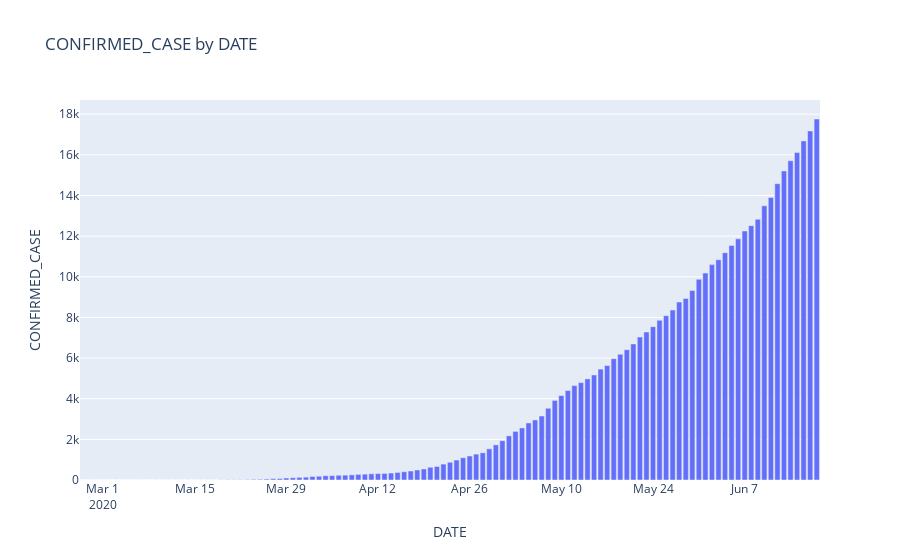

Notebook code cell kept with this figure:
### Markdown cell above
WHAT WERE THE CONFIRMED CASES ACROSS THE YEAR?

### Code cell
import pandas as pd

if isinstance(df, (pd.DatetimeIndex, pd.MultiIndex)):
	df = df.to_frame(index=False)

# remove any pre-existing indices for ease of use in the D-Tale code, but this is not required
df = df.reset_index().drop('index', axis=1, errors='ignore')
df.columns = [str(c) for c in df.columns]  # update columns to strings in case they are numbers

chart_data = pd.concat([
	df['DATE'],
	df['CONFIRMED_CASE'],
], axis=1)
chart_data = chart_data.sort_values(['DATE'])
chart_data = chart_data.rename(columns={'DATE': 'x'})
chart_data = chart_data.dropna()

import plotly.graph_objs as go

charts = []
charts.append(go.Bar(
	x=chart_data['x'],
	y=chart_data['CONFIRMED_CASE']
))
figure = go.Figure(data=charts, layout=go.Layout({
    'barmode': 'group',
    'legend': {'orientation': 'h', 'y': -0.3},
    'title': {'text': 'CONFIRMED_CASE by DATE'},
    'xaxis': {'title': {'text': 'DATE'}},
    'yaxis': {'title': {'text': 'CONFIRMED_CASE'}, 'type': 'linear'}
}))

# If you're having trouble viewing your chart in your notebook try passing your 'chart' into this snippet:
#
from plotly.offline import iplot, init_notebook_mode
#
init_notebook_mode(connected=True)
for chart in charts:
     chart.pop('id', None) # for some reason iplot does not like 'id'
iplot(figure)

### Figure 1 — Plotly figure (JSON) as saved in the notebook; plotly's stock layout.template omitted (floating-point values rounded to 4 significant figures)
{"data": [{"type": "bar", "x": ["2020-02-27T00:00:00", "2020-02-28T00:00:00", "2020-02-29T00:00:00", "2020-03-01T00:00:00", "2020-03-02T00:00:00", "2020-03-03T00:00:00", "2020-03-04T00:00:00", "2020-03-05T00:00:00", "2020-03-06T00:00:00", "2020-03-07T00:00:00", "2020-03-08T00:00:00", "2020-03-09T00:00:00", "2020-03-10T00:00:00", "2020-03-11T00:00:00", "2020-03-12T00:00:00", "2020-03-13T00:00:00", "2020-03-14T00:00:00", "2020-03-15T00:00:00", "2020-03-16T00:00:00", "2020-03-17T00:00:00", "2020-03-18T00:00:00", "2020-03-19T00:00:00", "2020-03-20T00:00:00", "2020-03-21T00:00:00", "2020-03-22T00:00:00", "2020-03-23T00:00:00", "2020-03-24T00:00:00", "2020-03-25T00:00:00", "2020-03-26T00:00:00", "2020-03-27T00:00:00", "2020-03-28T00:00:00", "2020-03-29T00:00:00", "2020-03-30T00:00:00", "2020-03-31T00:00:00", "2020-04-01T00:00:00", "2020-04-02T00:00:00", "2020-04-03T00:00:00", "2020-04-04T00:00:00", "2020-04-05T00:00:00", "2020-04-06T00:00:00", "2020-04-07T00:00:00", "2020-04-08T00:00:00", "2020-04-09T00:00:00", "2020-04-10T00:00:00", "2020-04-11T00:00:00", "2020-04-12T00:00:00", "2020-04-13T00:00:00", "2020-04-14T00:00:00", "2020-04-15T00:00:00", "2020-04-16T00:00:00", "2020-04-17T00:00:00", "2020-04-18T00:00:00", "2020-04-19T00:00:00", "2020-04-20T00:00:00", "2020-04-21T00:00:00", "2020-04-22T00:00:00", "2020-04-23T00:00:00", "2020-04-24T00:00:00", "2020-04-25T00:00:00", "2020-04-26T00:00:00", "2020-04-27T00:00:00", "2020-04-28T00:00:00", "2020-04-29T00:00:00", "2020-04-30T00:00:00", "2020-05-01T00:00:00", "2020-05-02T00:00:00", "2020-05-03T00:00:00", "2020-05-04T00:00:00", "2020-05-05T00:00:00", "2020-05-06T00:00:00", "2020-05-07T00:00:00", "2020-05-08T00:00:00", "2020-05-09T00:00:00", "2020-05-10T00:00:00", "2020-05-11T00:00:00", "2020-05-12T00:00:00", "2020-05-13T00:00:00", "2020-05-14T00:00:00", "2020-05-15T00:00:00", "2020-05-16T00:00:00", "2020-05-17T00:00:00", "2020-05-18T00:00:00", "2020-05-19T00:00:00", "2020-05-20T00:00:00", "2020-05-21T00:00:00", "2020-05-22T00:00:00", "2020-05-23T00:00:00", "2020-05-24T00:00:00", "2020-05-25T00:00:00", "2020-05-26T00:00:00", "2020-05-27T00:00:00", "2020-05-28T00:00:00", "2020-05-29T00:00:00", "2020-05-30T00:00:00", "2020-05-31T00:00:00", "2020-06-01T00:00:00", "2020-06-02T00:00:00", "2020-06-03T00:00:00", "2020-06-04T00:00:00", "2020-06-05T00:00:00", "2020-06-06T00:00:00", "2020-06-07T00:00:00", "2020-06-08T00:00:00", "2020-06-09T00:00:00", "2020-06-10T00:00:00", "2020-06-11T00:00:00", "2020-06-12T00:00:00", "2020-06-13T00:00:00", "2020-06-14T00:00:00", "2020-06-15T00:00:00", "2020-06-16T00:00:00", "2020-06-17T00:00:00", "2020-06-18T00:00:00"], "y": [0, 1, 1, 1, 1, 1, 1, 1, 1, 1, 1, 2, 2, 2, 2, 2, 2, 2, 2, 3, 3, 8, 12, 12, 15, 20, 30, 36, 46, 65, 70, 97, 111, 131, 139, 174, 184, 209, 214, 232, 238, 254, 276, 288, 305, 318, 323, 343, 373, 407, 442, 493, 542, 628, 666, 783, 874, 982, 1096, 1183, 1274, 1338, 1533, 1729, 1933, 2171, 2391, 2561, 2806, 2954, 3149, 3530, 3916, 4155, 4403, 4645, 4791, 4975, 5168, 5456, 5632, 5970, 6186, 6412, 6696, 7035, 7280, 7545, 7858, 8087, 8363, 8752, 8934, 9321, 9874, 10181, 10597, 10838, 11186, 11536, 11864, 12253, 12513, 12828, 13491, 13900, 14581, 15208, 15709, 16112, 16685, 17175, 17762]}], "layout": {"autosize": true, "barmode": "group", "legend": {"orientation": "h", "y": -0.3}, "title": {"text": "CONFIRMED_CASE by DATE"}, "xaxis": {"autorange": true, "range": ["2020-02-26 12:00", "2020-06-18 12:00"], "title": {"text": "DATE"}, "type": "date"}, "yaxis": {"autorange": true, "range": [0, 18700.0], "title": {"text": "CONFIRMED_CASE"}, "type": "linear"}}}
